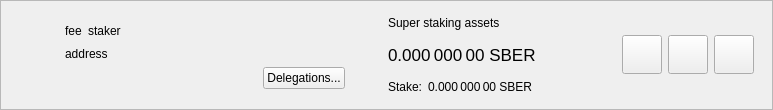
<?xml version="1.0" encoding="UTF-8"?>
<ui version="4.0">
 <class>SuperStakerItemWidget</class>
 <widget class="QWidget" name="SuperStakerItemWidget">
  <property name="geometry">
   <rect>
    <x>0</x>
    <y>0</y>
    <width>773</width>
    <height>110</height>
   </rect>
  </property>
  <property name="sizePolicy">
   <sizepolicy hsizetype="Preferred" vsizetype="Maximum">
    <horstretch>0</horstretch>
    <verstretch>0</verstretch>
   </sizepolicy>
  </property>
  <property name="windowTitle">
   <string>Form</string>
  </property>
  <layout class="QVBoxLayout" name="verticalLayout_2">
   <property name="spacing">
    <number>0</number>
   </property>
   <property name="leftMargin">
    <number>0</number>
   </property>
   <property name="topMargin">
    <number>0</number>
   </property>
   <property name="rightMargin">
    <number>0</number>
   </property>
   <property name="bottomMargin">
    <number>0</number>
   </property>
   <item>
    <widget class="QFrame" name="superStakerItemFrame">
     <property name="frameShape">
      <enum>QFrame::StyledPanel</enum>
     </property>
     <property name="frameShadow">
      <enum>QFrame::Raised</enum>
     </property>
     <layout class="QHBoxLayout" name="horizontalLayout">
      <property name="topMargin">
       <number>0</number>
      </property>
      <property name="bottomMargin">
       <number>0</number>
      </property>
      <item>
       <widget class="QLabel" name="superStakerLogo">
        <property name="sizePolicy">
         <sizepolicy hsizetype="Fixed" vsizetype="Fixed">
          <horstretch>0</horstretch>
          <verstretch>0</verstretch>
         </sizepolicy>
        </property>
        <property name="minimumSize">
         <size>
          <width>40</width>
          <height>40</height>
         </size>
        </property>
        <property name="alignment">
         <set>Qt::AlignCenter</set>
        </property>
       </widget>
      </item>
      <item>
       <widget class="QStackedWidget" name="stackedWidget">
        <property name="currentIndex">
         <number>0</number>
        </property>
        <widget class="QWidget" name="page">
         <layout class="QHBoxLayout" name="horizontalLayout_4">
          <item>
           <layout class="QHBoxLayout" name="horizontalLayout_3">
            <item>
             <layout class="QVBoxLayout" name="verticalLayout">
              <property name="rightMargin">
               <number>15</number>
              </property>
              <item>
               <spacer name="verticalSpacer_2">
                <property name="orientation">
                 <enum>Qt::Vertical</enum>
                </property>
                <property name="sizeHint" stdset="0">
                 <size>
                  <width>20</width>
                  <height>0</height>
                 </size>
                </property>
               </spacer>
              </item>
              <item alignment="Qt::AlignLeft">
               <widget class="QWidget" name="widgetSuperStaker" native="true">
                <property name="minimumSize">
                 <size>
                  <width>280</width>
                  <height>0</height>
                 </size>
                </property>
                <layout class="QHBoxLayout" name="horizontalLayout_2" stretch="0,0,1">
                 <property name="leftMargin">
                  <number>0</number>
                 </property>
                 <property name="topMargin">
                  <number>0</number>
                 </property>
                 <property name="rightMargin">
                  <number>0</number>
                 </property>
                 <property name="bottomMargin">
                  <number>0</number>
                 </property>
                 <item alignment="Qt::AlignLeft">
                  <widget class="QLabel" name="labelFee">
                   <property name="text">
                    <string>fee</string>
                   </property>
                   <property name="textInteractionFlags">
                    <set>Qt::LinksAccessibleByMouse|Qt::TextSelectableByMouse</set>
                   </property>
                  </widget>
                 </item>
                 <item alignment="Qt::AlignLeft">
                  <widget class="QLabel" name="labelStaker">
                   <property name="text">
                    <string>staker</string>
                   </property>
                   <property name="textInteractionFlags">
                    <set>Qt::LinksAccessibleByMouse|Qt::TextSelectableByMouse</set>
                   </property>
                  </widget>
                 </item>
                 <item>
                  <spacer name="horizontalSpacer">
                   <property name="orientation">
                    <enum>Qt::Horizontal</enum>
                   </property>
                   <property name="sizeType">
                    <enum>QSizePolicy::Minimum</enum>
                   </property>
                   <property name="sizeHint" stdset="0">
                    <size>
                     <width>0</width>
                     <height>20</height>
                    </size>
                   </property>
                  </spacer>
                 </item>
                </layout>
               </widget>
              </item>
              <item>
               <widget class="QLabel" name="labelAddress">
                <property name="text">
                 <string>address</string>
                </property>
                <property name="textInteractionFlags">
                 <set>Qt::LinksAccessibleByMouse|Qt::TextSelectableByMouse</set>
                </property>
               </widget>
              </item>
              <item alignment="Qt::AlignRight">
               <widget class="QPushButton" name="buttonDelegations">
                <property name="text">
                 <string>Delegations...</string>
                </property>
               </widget>
              </item>
              <item>
               <spacer name="verticalSpacer">
                <property name="orientation">
                 <enum>Qt::Vertical</enum>
                </property>
                <property name="sizeHint" stdset="0">
                 <size>
                  <width>20</width>
                  <height>0</height>
                 </size>
                </property>
               </spacer>
              </item>
             </layout>
            </item>
            <item>
             <widget class="QWidget" name="vLineAssets" native="true">
              <property name="sizePolicy">
               <sizepolicy hsizetype="Preferred" vsizetype="Preferred">
                <horstretch>0</horstretch>
                <verstretch>0</verstretch>
               </sizepolicy>
              </property>
              <property name="minimumSize">
               <size>
                <width>1</width>
                <height>0</height>
               </size>
              </property>
             </widget>
            </item>
            <item>
             <widget class="QWidget" name="widgetStakingAssets" native="true">
              <property name="sizePolicy">
               <sizepolicy hsizetype="Minimum" vsizetype="Preferred">
                <horstretch>0</horstretch>
                <verstretch>0</verstretch>
               </sizepolicy>
              </property>
              <layout class="QVBoxLayout" name="verticalLayout_3">
               <property name="leftMargin">
                <number>15</number>
               </property>
               <property name="topMargin">
                <number>0</number>
               </property>
               <property name="rightMargin">
                <number>15</number>
               </property>
               <property name="bottomMargin">
                <number>0</number>
               </property>
               <item>
                <widget class="QLabel" name="labelAssetsText">
                 <property name="text">
                  <string>Super staking assets</string>
                 </property>
                 <property name="alignment">
                  <set>Qt::AlignLeading|Qt::AlignLeft|Qt::AlignVCenter</set>
                 </property>
                </widget>
               </item>
               <item>
                <widget class="QLabel" name="labelAssets">
                 <property name="font">
                  <font>
                   <pointsize>13</pointsize>
                  </font>
                 </property>
                 <property name="cursor">
                  <cursorShape>IBeamCursor</cursorShape>
                 </property>
                 <property name="toolTip">
                  <string>Your current spendable balance</string>
                 </property>
                 <property name="text">
                  <string notr="true">0.000 000 00 SBER</string>
                 </property>
                 <property name="alignment">
                  <set>Qt::AlignLeading|Qt::AlignLeft|Qt::AlignVCenter</set>
                 </property>
                 <property name="textInteractionFlags">
                  <set>Qt::LinksAccessibleByMouse|Qt::TextSelectableByMouse</set>
                 </property>
                </widget>
               </item>
               <item>
                <layout class="QHBoxLayout" name="horizontalLayout_6">
                 <property name="spacing">
                  <number>6</number>
                 </property>
                 <item>
                  <widget class="QLabel" name="labelStakeText">
                   <property name="sizePolicy">
                    <sizepolicy hsizetype="Maximum" vsizetype="Preferred">
                     <horstretch>0</horstretch>
                     <verstretch>0</verstretch>
                    </sizepolicy>
                   </property>
                   <property name="text">
                    <string>Stake:</string>
                   </property>
                   <property name="alignment">
                    <set>Qt::AlignLeading|Qt::AlignLeft|Qt::AlignVCenter</set>
                   </property>
                  </widget>
                 </item>
                 <item>
                  <widget class="QLabel" name="labelStake">
                   <property name="text">
                    <string>0.000 000 00 SBER</string>
                   </property>
                   <property name="alignment">
                    <set>Qt::AlignLeading|Qt::AlignLeft|Qt::AlignVCenter</set>
                   </property>
                   <property name="textInteractionFlags">
                    <set>Qt::LinksAccessibleByMouse|Qt::TextSelectableByMouse</set>
                   </property>
                  </widget>
                 </item>
                 <item>
                  <spacer name="horizontalSpacer_4">
                   <property name="orientation">
                    <enum>Qt::Horizontal</enum>
                   </property>
                   <property name="sizeType">
                    <enum>QSizePolicy::Minimum</enum>
                   </property>
                   <property name="sizeHint" stdset="0">
                    <size>
                     <width>0</width>
                     <height>0</height>
                    </size>
                   </property>
                  </spacer>
                 </item>
                </layout>
               </item>
              </layout>
             </widget>
            </item>
            <item>
             <spacer name="horizontalSpacer_2">
              <property name="orientation">
               <enum>Qt::Horizontal</enum>
              </property>
              <property name="sizeHint" stdset="0">
               <size>
                <width>0</width>
                <height>20</height>
               </size>
              </property>
             </spacer>
            </item>
            <item>
             <widget class="QToolButton" name="buttonConfig">
              <property name="text">
               <string/>
              </property>
              <property name="iconSize">
               <size>
                <width>32</width>
                <height>32</height>
               </size>
              </property>
             </widget>
            </item>
            <item>
             <widget class="QToolButton" name="buttonSplit">
              <property name="text">
               <string/>
              </property>
              <property name="iconSize">
               <size>
                <width>32</width>
                <height>32</height>
               </size>
              </property>
             </widget>
            </item>
            <item>
             <widget class="QToolButton" name="buttonRemove">
              <property name="text">
               <string/>
              </property>
              <property name="iconSize">
               <size>
                <width>32</width>
                <height>32</height>
               </size>
              </property>
             </widget>
            </item>
           </layout>
          </item>
         </layout>
        </widget>
        <widget class="QWidget" name="page_2">
         <layout class="QHBoxLayout" name="horizontalLayout_5">
          <item>
           <widget class="QLabel" name="labelNewSuperStaker">
            <property name="text">
             <string>Add new super stakers</string>
            </property>
           </widget>
          </item>
          <item>
           <spacer name="horizontalSpacer_3">
            <property name="orientation">
             <enum>Qt::Horizontal</enum>
            </property>
            <property name="sizeHint" stdset="0">
             <size>
              <width>408</width>
              <height>20</height>
             </size>
            </property>
           </spacer>
          </item>
          <item>
           <widget class="QToolButton" name="buttonRestore">
            <property name="text">
             <string/>
            </property>
            <property name="iconSize">
             <size>
              <width>32</width>
              <height>32</height>
             </size>
            </property>
           </widget>
          </item>
          <item>
           <widget class="QToolButton" name="buttonAdd">
            <property name="text">
             <string/>
            </property>
            <property name="iconSize">
             <size>
              <width>32</width>
              <height>32</height>
             </size>
            </property>
           </widget>
          </item>
         </layout>
        </widget>
       </widget>
      </item>
     </layout>
    </widget>
   </item>
  </layout>
 </widget>
 <resources/>
 <connections/>
</ui>
